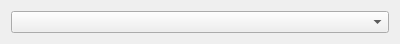
<?xml version="1.0" encoding="UTF-8"?>
<ui version="4.0">
 <class>ComboBoxModelWidget</class>
 <widget class="QWidget" name="ComboBoxModelWidget">
  <property name="geometry">
   <rect>
    <x>0</x>
    <y>0</y>
    <width>400</width>
    <height>41</height>
   </rect>
  </property>
  <property name="windowTitle">
   <string>Form</string>
  </property>
  <layout class="QGridLayout" name="gridLayout">
   <item row="0" column="0">
    <widget class="QComboBox" name="cbModel"/>
   </item>
  </layout>
 </widget>
 <resources/>
 <connections/>
</ui>
